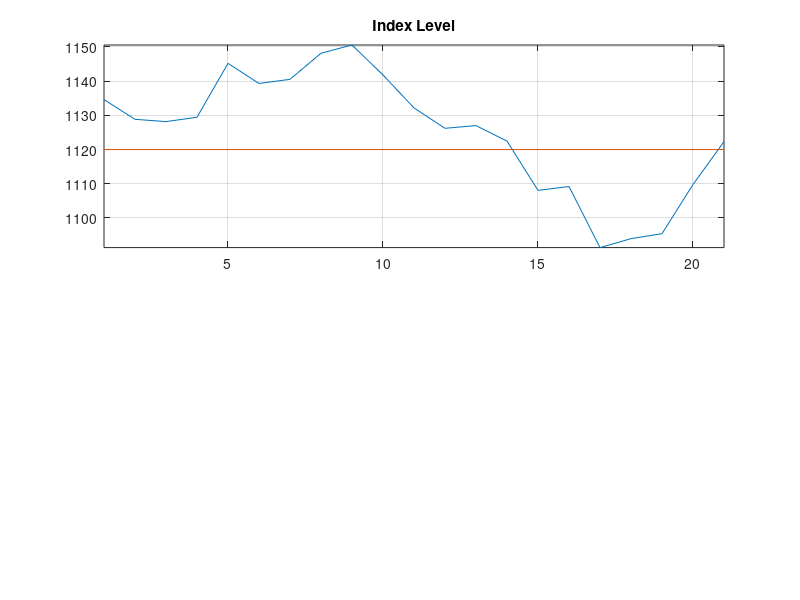

Write the MATLAB code that produced this figure. (Note: this script raises an error after producing the figure.)
clear;
K =1120;
TC = 1e-3;
dt = 1/252;
% Time to expiry on each date to expiry
timeToExp =[21;20;19;18;17;16;15;14;13;12;11;10;9;8;7;6;5;4;3;2;1]/252;
%Index on each date to expiry

St = [1134.609985;1128.839966;1128.170044;1129.439941;...
      1145.199951;1139.319946;1140.530029;1148.160034;...
      1150.569946;1141.810059;1132.170044;1126.209961;...
      1127.000000;1122.469971;1108.060059;1109.189941;...
      1091.329956;1093.949951;1095.400024;1109.780029;...
      1122.319946];

% St(6:end) = 1503; 
subplot(2,1,1),plot(St); hold all; plot(0*St+K);title('Index Level');
axis([-inf,inf,-inf,inf]); grid on;
r = 0.0110362;
y=0.01632286;
Ca = 22.92;
IV = 0.144959;
N = numel(St)-1;
deltah = zeros(N-1,1);
fprintf('------------------------------------------------------------------\n');
fprintf('Delta Hedging \n');
fprintf('------------------------------------------------------------------\n');

% Call premium

CallPremium = Ca * (1-TC);

BankBalance = CallPremium;
stockCosts=0;
% Get the vector of delta positions
for t =1:N
    S0 = St(t);
    t2e = timeToExp(t);
    [ cprice, deltah(t), ~ ] = blackScholesCallPrice( K, t2e, S0, r, y, IV ); 
    if t>1
        oldStockPosition = deltah(t-1);
    else
        oldStockPosition = 0;
    end
    amtBuy = (deltah(t)-oldStockPosition)*St(t);
    stockCosts = amtBuy +abs(amtBuy)*TC;
    BankBalance = BankBalance*exp(r*dt) - stockCosts;

    fprintf(' t= %i; delta = %.2f; bought $ %.2f of the index; Bank $ %.2f \n', t,deltah(t),amtBuy,BankBalance);
   
end

subplot(2,1,2),plot(deltah(1:end));
axis([-inf,inf,-inf,inf]); grid on;
title('Delta Position');
fprintf('------------------------------------------------------------------\n');

CallPayoff = max(0,St(end)-K);
profit = deltah(end)*St(end) +BankBalance - CallPayoff;

fprintf('Total Hedge Profit: $ %.2f \n', profit);
fprintf('------------------------------------------------------------------\n');



%% Black Scholes Merton Formula in Matlab - Call Option

function [ cprice, delta, gamma ] = blackScholesCallPrice( K, T, S0, r, y, sigma )
numerator = log(S0./K) + (r-y+0.5*sigma.^2).*T;
denominator = sigma.*sqrt(T);
d1 = numerator./denominator;
d2 = d1 - denominator;
cprice = S0 *exp(-y*T).* normcdf(d1) - exp(-r.*T).*K.*normcdf(d2);
delta = exp(-y*T)*normcdf(d1);
gamma = exp(-y*T)*normpdf(d1) ./ (S0.*denominator);

end